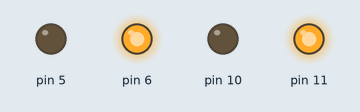
Recording of a sketch running on a simulated Arduino Uno, built with avr-gcc and run on an emulated ATmega328P. Parts: output pins drawn as LEDs (lit = HIGH).

Above: at 1.0 s.
At 3.0 s:
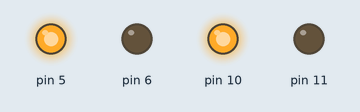
At 5.0 s:
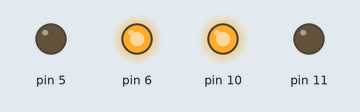
At 7.0 s:
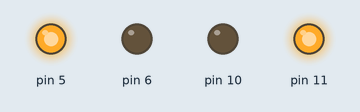
Timing chart, 0 to 10.4 s (numbered marks = the images above):
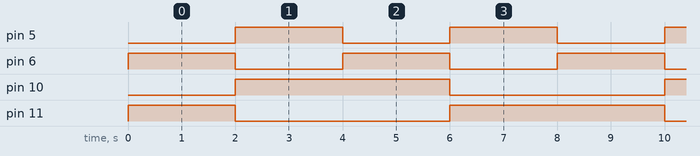

Measured:
- by itself, pin 5, pin 6: alternates HIGH for 2.0 s and LOW for 2.0 s
- by itself, pin 10: alternates HIGH for 4.0 s and LOW for 4.0 s
- by itself, pin 11: repeats every 8.0 s: LOW 4.0 s, HIGH 4.0 s

The sketch:

ACCELLL.ino
```cpp
void setup() {
 pinMode(11,OUTPUT);
 pinMode(10,OUTPUT);
 pinMode(6,OUTPUT);
 pinMode(5,OUTPUT);

}

void loop() {
  digitalWrite(11,HIGH); //BACK
  digitalWrite(10,LOW);
  digitalWrite(6,HIGH);
  digitalWrite(5,LOW);
   delay(2000);
 digitalWrite(11,LOW); //FORW
  digitalWrite(10,HIGH);
  digitalWrite(6,LOW);
  digitalWrite(5,HIGH);
delay(2000);
 digitalWrite(11,LOW); //RIGHT
  digitalWrite(10,HIGH);
  digitalWrite(6,HIGH);
  digitalWrite(5,LOW);
   delay(2000);
 digitalWrite(11,HIGH);//LEFT
  digitalWrite(10,LOW);
  digitalWrite(6,LOW);
  digitalWrite(5,HIGH);
delay(2000);
 }
```
